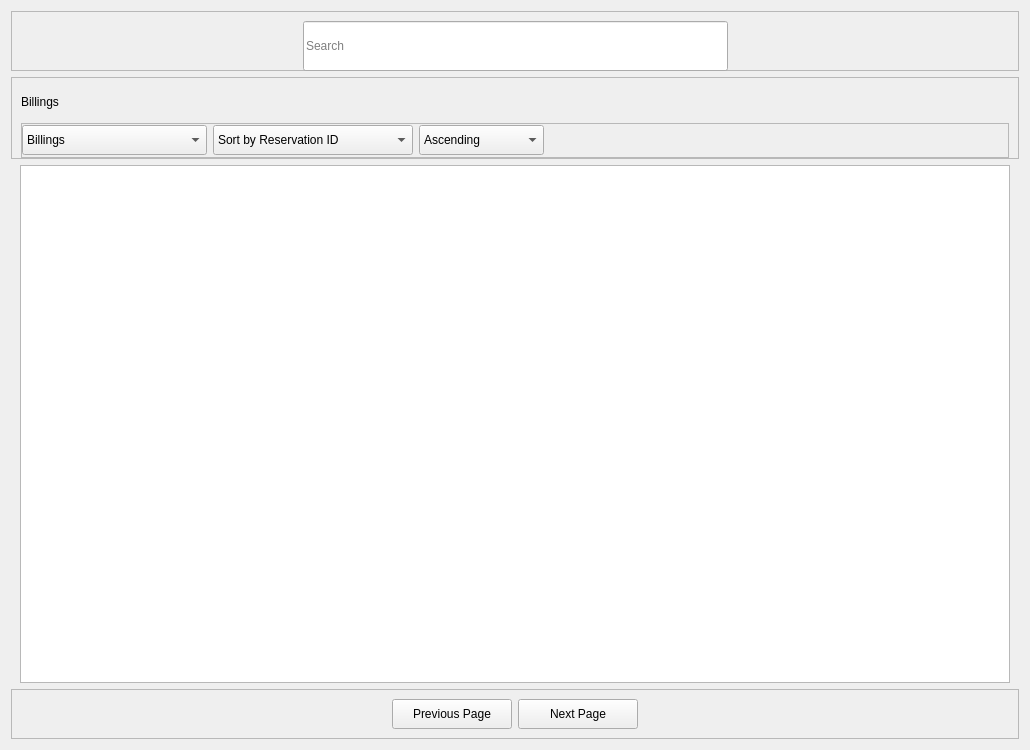
<?xml version="1.0" encoding="UTF-8"?>
<ui version="4.0">
 <class>Widget</class>
 <widget class="QWidget" name="Widget">
  <property name="geometry">
   <rect>
    <x>0</x>
    <y>0</y>
    <width>1030</width>
    <height>750</height>
   </rect>
  </property>
  <property name="minimumSize">
   <size>
    <width>1030</width>
    <height>750</height>
   </size>
  </property>
  <property name="windowTitle">
   <string>Form</string>
  </property>
  <layout class="QGridLayout" name="gridLayout">
   <property name="verticalSpacing">
    <number>6</number>
   </property>
   <item row="1" column="0">
    <widget class="QFrame" name="billing_label_and_actions_frame">
     <property name="minimumSize">
      <size>
       <width>0</width>
       <height>50</height>
      </size>
     </property>
     <property name="frameShape">
      <enum>QFrame::StyledPanel</enum>
     </property>
     <property name="frameShadow">
      <enum>QFrame::Raised</enum>
     </property>
     <layout class="QGridLayout" name="gridLayout_4">
      <property name="topMargin">
       <number>9</number>
      </property>
      <property name="bottomMargin">
       <number>0</number>
      </property>
      <item row="1" column="0" rowspan="2" colspan="3">
       <widget class="QFrame" name="actions_frame">
        <property name="minimumSize">
         <size>
          <width>20</width>
          <height>35</height>
         </size>
        </property>
        <property name="frameShape">
         <enum>QFrame::StyledPanel</enum>
        </property>
        <property name="frameShadow">
         <enum>QFrame::Raised</enum>
        </property>
        <layout class="QGridLayout" name="gridLayout_7">
         <property name="leftMargin">
          <number>0</number>
         </property>
         <property name="topMargin">
          <number>0</number>
         </property>
         <property name="rightMargin">
          <number>0</number>
         </property>
         <property name="bottomMargin">
          <number>0</number>
         </property>
         <item row="1" column="3">
          <spacer name="hs_3">
           <property name="orientation">
            <enum>Qt::Horizontal</enum>
           </property>
           <property name="sizeHint" stdset="0">
            <size>
             <width>40</width>
             <height>20</height>
            </size>
           </property>
          </spacer>
         </item>
         <item row="1" column="0">
          <widget class="QComboBox" name="view_type_combobox">
           <property name="minimumSize">
            <size>
             <width>185</width>
             <height>30</height>
            </size>
           </property>
           <property name="cursor">
            <cursorShape>PointingHandCursor</cursorShape>
           </property>
           <item>
            <property name="text">
             <string>Billings</string>
            </property>
           </item>
           <item>
            <property name="text">
             <string>Past Billings</string>
            </property>
           </item>
           <item>
            <property name="text">
             <string>All</string>
            </property>
           </item>
          </widget>
         </item>
         <item row="1" column="1">
          <widget class="QComboBox" name="sort_by_combobox">
           <property name="minimumSize">
            <size>
             <width>200</width>
             <height>30</height>
            </size>
           </property>
           <property name="cursor">
            <cursorShape>PointingHandCursor</cursorShape>
           </property>
           <item>
            <property name="text">
             <string>Sort by Reservation ID</string>
            </property>
           </item>
           <item>
            <property name="text">
             <string>Sort by Name</string>
            </property>
           </item>
           <item>
            <property name="text">
             <string>Sort by Room No.</string>
            </property>
           </item>
           <item>
            <property name="text">
             <string>Sort by Room Type</string>
            </property>
           </item>
           <item>
            <property name="text">
             <string>Sort by Total Reservation Cost</string>
            </property>
           </item>
           <item>
            <property name="text">
             <string>Sort by Remaning Balance</string>
            </property>
           </item>
          </widget>
         </item>
         <item row="1" column="2">
          <widget class="QComboBox" name="sort_type_combobox">
           <property name="minimumSize">
            <size>
             <width>125</width>
             <height>30</height>
            </size>
           </property>
           <property name="cursor">
            <cursorShape>PointingHandCursor</cursorShape>
           </property>
           <item>
            <property name="text">
             <string>Ascending</string>
            </property>
           </item>
           <item>
            <property name="text">
             <string>Descending</string>
            </property>
           </item>
          </widget>
         </item>
        </layout>
       </widget>
      </item>
      <item row="0" column="0">
       <widget class="QLabel" name="billings_label">
        <property name="minimumSize">
         <size>
          <width>0</width>
          <height>30</height>
         </size>
        </property>
        <property name="text">
         <string>Billings</string>
        </property>
       </widget>
      </item>
     </layout>
    </widget>
   </item>
   <item row="0" column="0">
    <widget class="QFrame" name="search_bar_frame">
     <property name="minimumSize">
      <size>
       <width>0</width>
       <height>60</height>
      </size>
     </property>
     <property name="maximumSize">
      <size>
       <width>16777215</width>
       <height>60</height>
      </size>
     </property>
     <property name="frameShape">
      <enum>QFrame::StyledPanel</enum>
     </property>
     <property name="frameShadow">
      <enum>QFrame::Raised</enum>
     </property>
     <layout class="QGridLayout" name="gridLayout_3">
      <property name="leftMargin">
       <number>0</number>
      </property>
      <property name="rightMargin">
       <number>0</number>
      </property>
      <property name="spacing">
       <number>0</number>
      </property>
      <item row="0" column="0">
       <spacer name="hs_1">
        <property name="orientation">
         <enum>Qt::Horizontal</enum>
        </property>
        <property name="sizeHint" stdset="0">
         <size>
          <width>40</width>
          <height>20</height>
         </size>
        </property>
       </spacer>
      </item>
      <item row="0" column="1">
       <widget class="QLineEdit" name="search_lineedit">
        <property name="minimumSize">
         <size>
          <width>425</width>
          <height>50</height>
         </size>
        </property>
        <property name="readOnly">
         <bool>false</bool>
        </property>
        <property name="placeholderText">
         <string>Search</string>
        </property>
       </widget>
      </item>
      <item row="0" column="2">
       <spacer name="hs_2">
        <property name="orientation">
         <enum>Qt::Horizontal</enum>
        </property>
        <property name="sizeHint" stdset="0">
         <size>
          <width>40</width>
          <height>20</height>
         </size>
        </property>
       </spacer>
      </item>
     </layout>
    </widget>
   </item>
   <item row="3" column="0">
    <widget class="QFrame" name="page_buttons_frame">
     <property name="minimumSize">
      <size>
       <width>0</width>
       <height>50</height>
      </size>
     </property>
     <property name="frameShape">
      <enum>QFrame::StyledPanel</enum>
     </property>
     <property name="frameShadow">
      <enum>QFrame::Raised</enum>
     </property>
     <layout class="QGridLayout" name="gridLayout_5">
      <item row="0" column="0">
       <spacer name="hs_4">
        <property name="orientation">
         <enum>Qt::Horizontal</enum>
        </property>
        <property name="sizeHint" stdset="0">
         <size>
          <width>40</width>
          <height>20</height>
         </size>
        </property>
       </spacer>
      </item>
      <item row="0" column="2">
       <widget class="QPushButton" name="next_page_button">
        <property name="minimumSize">
         <size>
          <width>120</width>
          <height>30</height>
         </size>
        </property>
        <property name="cursor">
         <cursorShape>PointingHandCursor</cursorShape>
        </property>
        <property name="text">
         <string>Next Page</string>
        </property>
       </widget>
      </item>
      <item row="0" column="1">
       <widget class="QPushButton" name="previous_page_button">
        <property name="minimumSize">
         <size>
          <width>120</width>
          <height>30</height>
         </size>
        </property>
        <property name="cursor">
         <cursorShape>PointingHandCursor</cursorShape>
        </property>
        <property name="text">
         <string>Previous Page</string>
        </property>
       </widget>
      </item>
      <item row="0" column="3">
       <spacer name="hs_5">
        <property name="orientation">
         <enum>Qt::Horizontal</enum>
        </property>
        <property name="sizeHint" stdset="0">
         <size>
          <width>40</width>
          <height>20</height>
         </size>
        </property>
       </spacer>
      </item>
     </layout>
    </widget>
   </item>
   <item row="2" column="0">
    <widget class="QFrame" name="billings_table_view_frame">
     <property name="frameShape">
      <enum>QFrame::NoFrame</enum>
     </property>
     <property name="frameShadow">
      <enum>QFrame::Raised</enum>
     </property>
     <layout class="QGridLayout" name="gridLayout_2">
      <property name="topMargin">
       <number>0</number>
      </property>
      <property name="bottomMargin">
       <number>0</number>
      </property>
      <item row="0" column="0">
       <widget class="QTableView" name="billings_table_view">
        <property name="showGrid">
         <bool>false</bool>
        </property>
        <attribute name="horizontalHeaderMinimumSectionSize">
         <number>15</number>
        </attribute>
        <attribute name="verticalHeaderVisible">
         <bool>false</bool>
        </attribute>
       </widget>
      </item>
     </layout>
    </widget>
   </item>
  </layout>
 </widget>
 <resources/>
 <connections/>
</ui>
